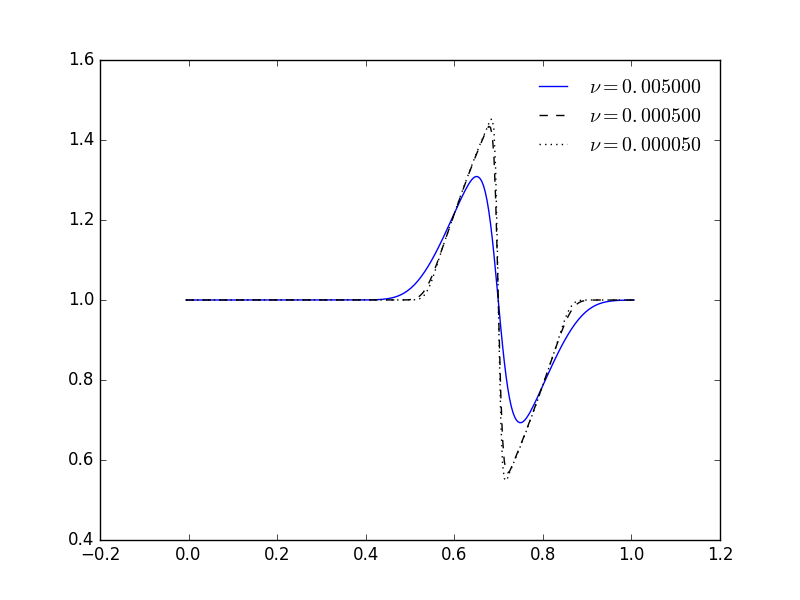

Python code for this plot:
# -*- coding: utf-8 -*-

import os

"""
solve the viscous Burger's equation: u_t + u u_x = nu u_xx
we use an explicit piecewise linear finite-volume method to evaluate
the advective flux and then discretize the diffusion part implicitly
(Crank-Nicolson) with the advective piece as a source to update in
time.
The resulting method is second-order in space and time.
M. Zingale (2013-04-03)
"""

import numpy
from scipy import linalg
import sys
import pylab
import math


def diffuse(gr, u, nu, S, dt):
    """ diffuse u implicitly (C-N) through timestep dt with source S """

    unew = gr.scratchArray()

    alpha = nu * dt / gr.dx**2

    # create the RHS of the matrix
    R = 0.5 * nu * dt * lap(gr, u)
    R = R[gr.ilo:gr.ihi + 1]
    R += u[gr.ilo:gr.ihi + 1]
    R += dt * S[gr.ilo:gr.ihi + 1]

    # create the diagonal, d+1 and d-1 parts of the matrix
    d = (1.0 + alpha) * numpy.ones(gr.nx)
    u = -0.5 * alpha * numpy.ones(gr.nx)
    u[0] = 0.0

    l = -0.5 * alpha * numpy.ones(gr.nx)
    l[gr.nx - 1] = 0.0

    # set the boundary conditions by changing the matrix elements

    # homogeneous neumann
    d[0] = 1.0 + 0.5 * alpha
    d[gr.nx - 1] = 1.0 + 0.5 * alpha

    # dirichlet
    #d[0] = 1.0 + 1.5*alpha
    #R[0] += alpha*0.0

    #d[gr.nx-1] = 1.0 + 1.5*alpha
    #R[gr.nx-1] += alpha*0.0

    # solve
    A = numpy.matrix([u, d, l])
    unew[gr.ilo:gr.ihi + 1] = linalg.solve_banded((1, 1), A, R)

    return unew


def advect(gr, u, S, dt):
    """ compute the advective term that updates u in time.  Here, S is
        a source term """

    # we need the states in the first ghost cell too
    ib = gr.ilo - 1
    ie = gr.ihi + 1

    # compute the limited slopes -- 2nd order MC limiter
    test = gr.scratchArray()
    test[ib:ie + 1] = (u[ib + 1:ie + 2] - u[ib:ie + 1]) * \
        (u[ib:ie + 1] - u[ib - 1:ie])

    dc = gr.scratchArray()
    dl = gr.scratchArray()
    dr = gr.scratchArray()

    dc[ib:ie + 1] = 0.5 * numpy.fabs(u[ib + 1:ie + 2] - u[ib - 1:ie])
    dl[ib:ie + 1] = 0.5 * numpy.fabs(u[ib + 1:ie + 2] - u[ib:ie + 1])
    dr[ib:ie + 1] = 0.5 * numpy.fabs(u[ib:ie + 1] - u[ib - 1:ie])

    minslope = numpy.minimum(dc, numpy.minimum(2.0 * dl, 2.0 * dr))
    ldeltau = numpy.where(test > 0.0, minslope, 0.0) * numpy.sign(dc)

    # construct the interface states
    ul = gr.scratchArray()
    ur = gr.scratchArray()

    ur[ib:ie + 1] = u[ib:ie + 1] - \
        0.5 * (1.0 + u[ib:ie + 1] * dt / gr.dx) * \
        ldeltau[ib:ie + 1] + 0.5 * dt * S[ib:ie + 1]

    ul[ib + 1:ie + 2] = u[ib:ie + 1] + \
        0.5 * (1.0 - u[ib:ie + 1] * dt / gr.dx) * \
        ldeltau[ib:ie + 1] + 0.5 * dt * S[ib:ie + 1]

    # Riemann problem -- Burger's Eq

    # shock speed and shock state
    S = 0.5 * (ul + ur)
    ushock = numpy.where(S > 0.0, ul, ur)
    ushock = numpy.where(S == 0.0, 0.0, ushock)

    # rarefaction solution
    urare = numpy.where(ur <= 0.0, ur, 0.0)
    urare = numpy.where(ul >= 0.0, ul, urare)

    us = numpy.where(ul > ur, ushock, urare)

    # construct the advective update
    F = 0.5 * us * us
    A = gr.scratchArray()

    A[ib:ie + 1] = (F[ib:ie + 1] - F[ib + 1:ie + 2]) / gr.dx

    return A


def lap(gr, u):
    """ compute the Laplacian of u, including the first ghost cells """

    lapu = gr.scratchArray()

    ib = gr.ilo - 1
    ie = gr.ihi + 1

    lapu[ib:ie + 1] = (u[ib - 1:ie] - 2.0 * u[ib:ie + 1] +
                       u[ib + 1:ie + 2]) / gr.dx**2

    return lapu


def estDt(gr, cfl, u):
    """ estimate the timestep """

    # use the proported flame speed
    dt = cfl * gr.dx / numpy.max(numpy.abs(u))
    return dt


class grid:

    def __init__(self, nx, ng=1, xmin=0.0, xmax=1.0, vars=None):
        """ grid class initialization """

        self.nx = nx
        self.ng = ng

        self.xmin = xmin
        self.xmax = xmax

        self.dx = (xmax - xmin) / nx
        self.x = (numpy.arange(nx + 2 * ng) + 0.5 - ng) * self.dx + xmin

        self.ilo = ng
        self.ihi = ng + nx - 1

        self.data = {}

        for v in vars:
            self.data[v] = numpy.zeros((2 * ng + nx), dtype=numpy.float64)

    def fillBC(self, var):

        if not var in self.data.keys():
            sys.exit("invalid variable")

        vp = self.data[var]

        # Neumann BCs
        vp[0:self.ilo + 1] = vp[self.ilo]
        vp[self.ihi + 1:] = vp[self.ihi]

    def scratchArray(self):
        return numpy.zeros((2 * self.ng + self.nx), dtype=numpy.float64)

    def initialize(self):
        """ initial conditions """

        u = self.data["u"]
        u[:] = 0.0
        u[self.nx / 2 - 0.15 * self.nx:self.nx / 2 + 0.15 * self.nx + 1] = 1.0

        #u[:] = 1.0 + 0.5*numpy.sin(2.0*3*math.pi*self.x)*numpy.exp(-(self.x-0.5)**2/0.1**2)
        index = numpy.logical_and(self.x >= 0.333, self.x <= 0.666)
        u[:] = 1.0
        u[index] += 0.5 * \
            numpy.sin(2.0 * math.pi * (self.x[index] - 0.333) / 0.333)


def evolve(nx, nu, cfl, tmax, dovis=0):
    """ 
    the main evolution loop.  Evolve 

     phi_t + u u_x = nu u_xx
    from t = 0 to tmax
    """

    # create the grid -- two ghostcells for advection
    gr = grid(nx, ng=2, xmin=0.0, xmax=1.0,
              vars=["u"])

    # pointers to the data at various stages
    u = gr.data["u"]

    # initialize
    gr.initialize()
    gr.fillBC("u")

    # runtime plotting
    if dovis == 1:
        pylab.ion()

    t = 0.0
    while (t < tmax):

        dt = estDt(gr, cfl, u)

        if (t + dt > tmax):
            dt = tmax - t

        # construct the explicit diffusion source
        S = nu * lap(gr, u)

        # construct the advective update
        A = advect(gr, u, S, dt)

        # diffuse for dt
        unew = diffuse(gr, u, nu, A, dt)
        #unew = u + dt*A

        u[:] = unew[:]
        gr.fillBC("u")

        t += dt

        if dovis == 1:
            pylab.clf()
            pylab.plot(gr.x, u)
            pylab.xlim(gr.xmin, gr.xmax)
            pylab.ylim(0.0, 2.0)
            pylab.title("t = %f" % (t))
            pylab.draw()

    print(t)
    return u, gr.x


nx = 256
nu1 = 0.005
cfl = 0.8
tmax = 0.2

u1, x1 = evolve(nx, nu1, cfl, tmax, dovis=0)

nu2 = 0.0005
u2, x2 = evolve(nx, nu2, cfl, tmax, dovis=0)

nu3 = 0.00005
u3, x3 = evolve(nx, nu3, cfl, tmax, dovis=0)

pylab.plot(x1, u1, label=r"$\nu = %f$" % (nu1))
pylab.plot(x2, u2, label=r"$\nu = %f$" % (nu2), ls="--", color="k")
pylab.plot(x3, u3, label=r"$\nu = %f$" % (nu3), ls=":", color="k")

pylab.legend(frameon=False)
pylab.savefig("burgervisc.png")

os.system("pause")
